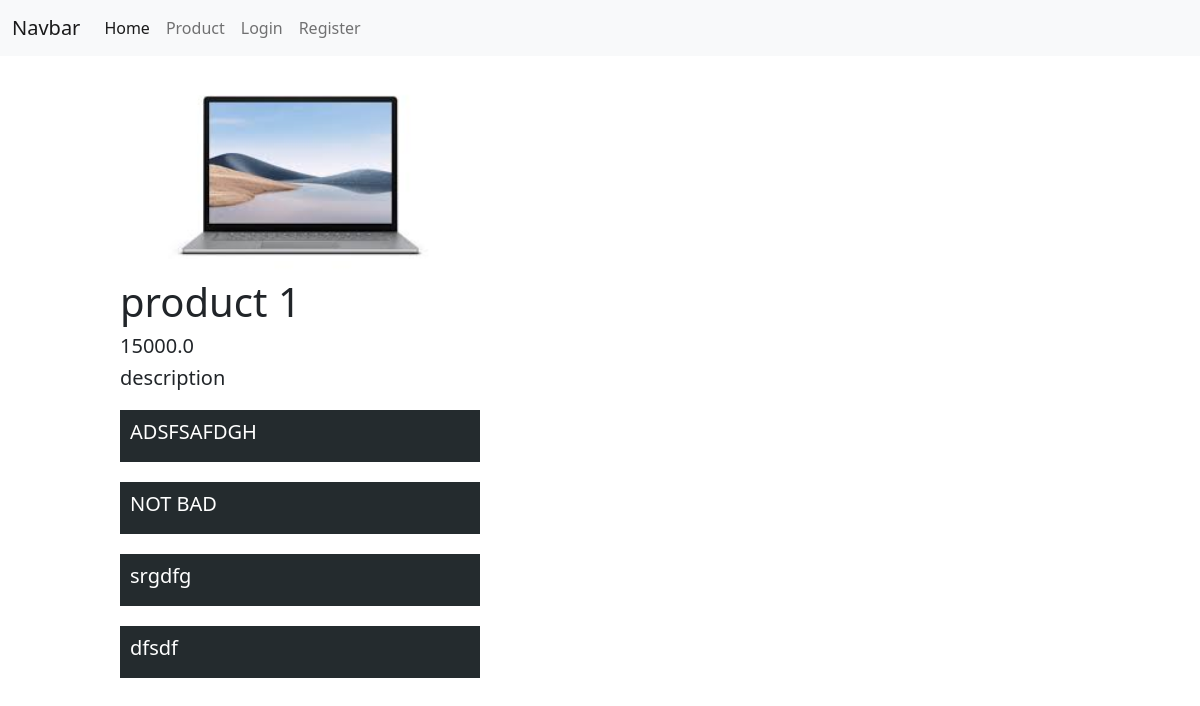
The page /products/1/ on the database as committed earlier.
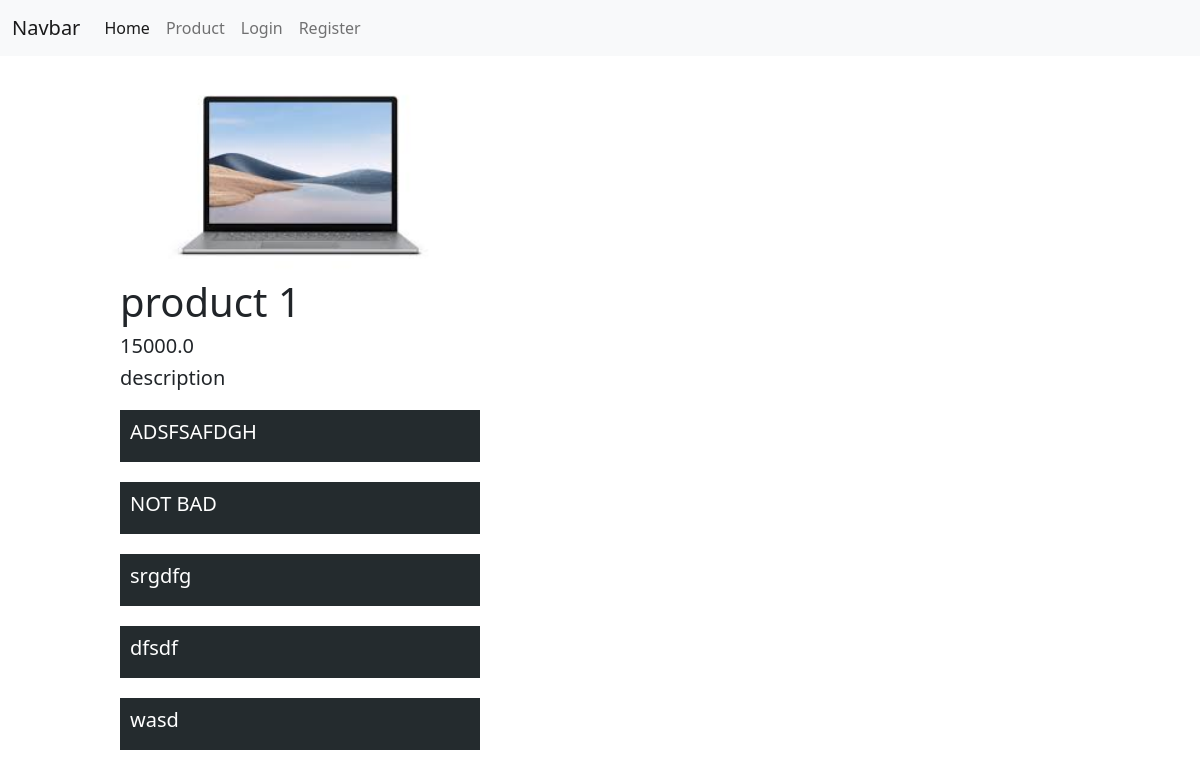
The same page on the database as committed later.
### products/models.py (models this page shows, shortened)
class Review(models.Model):
    text = models.CharField(max_length=256)
    product = models.ForeignKey(Product, on_delete=models.CASCADE)

### products/views.py (the view, shortened to what this page needs)
# urls.py: path('products/<int:id>/', product_detail_view),
def product_detail_view(request, id):
    if request.method == 'GET':
        product = Product.objects.get(id=id)
        context = {
            'product': product,
            'reviews': product.review_set.all(),
            'form': ReviewCreateForm,
        }
        return render(request, 'products/detail.html', context=context)

### templates/products/detail.html (shortened to what this page needs)
{% extends 'layouts/index.html' %}
{% load static %}
{% block content %}
    <div class="product_block">
        {% if product.image %}
            <img src="/media/{{ product.image }}" alt="">
        {% else %}
            <img src="{% static 'not_found.jpg' %}" alt="/">
        {% endif %}
        <h1>{{ product.title }}</h1>
        {% if product.price < 10000 %}
            <h5 class="card-price" style="color: #fa4040">{{ product.price }}</h5>
        {% else %}
            <h5 class="card-price">{{ product.price }}</h5>
        {% endif %}
        <h5>{{ product.description }}</h5>
        <div class="reviews">
            {% for review in reviews %}
                <div class="review_block">
                    <h5>{{ review.text }}</h5>
                </div>
            {% endfor %}
        </div>
    </div>
{% endblock %}

Rows that differ between the two databases and show on the page:
added Review: text "wasd"
